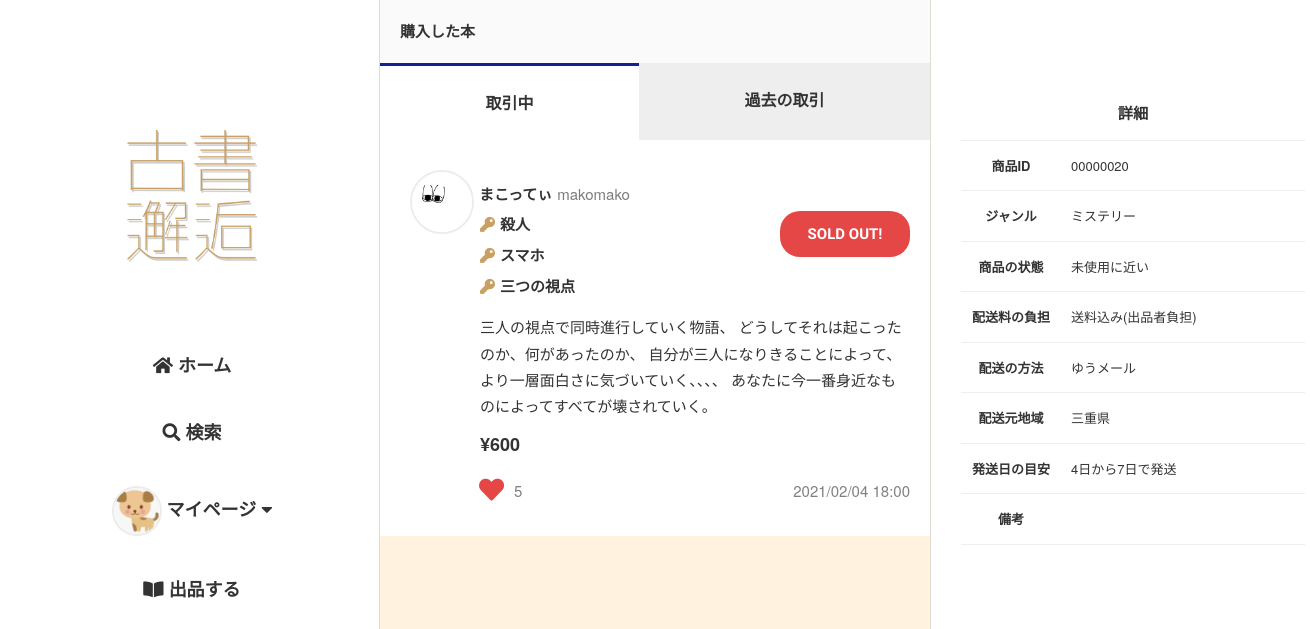
The app's page /mypage/history/buy_in_progress (signed in) with its own data.
### flmapp/models/user.py (models this page shows, shortened)
class User(UserMixin, db.Model):
    __tablename__ = 'User'
    __table_args__ = (CheckConstraint('update_at >= create_at'),)
    User_id = db.Column(db.Integer, primary_key=True)
    user_code = db.Column(db.String(64), unique=True, index=True, nullable=False)
    username = db.Column(db.String(64), index=True, nullable=False)
    email = db.Column(db.String(64), unique=True, index=True, nullable=False)
    password_hash = db.Column(db.String(128), nullable=False)
    picture_path = db.Column(db.Text, default='default.jpeg', nullable=False)
    prof_comment = db.Column(db.Text)
    default_ShippingAddress_id = db.Column(db.Integer, db.ForeignKey('ShippingAddress.ShippingAddress_id'))
    default_pay_way = db.Column(db.Integer, default=1, nullable=False)
    default_Credit_id = db.Column(db.Integer, db.ForeignKey('Credit.Credit_id'))
    is_active = db.Column(db.Boolean, default=True, nullable=True)
    create_at = db.Column(db.DateTime, default=datetime.now, nullable=False)
    update_at = db.Column(db.DateTime, default=datetime.now, nullable=False)
    def get_id(self):
        return (self.User_id)
    @property
    def password(self):
        raise AttributeError('パスワードは読み取り可能な属性ではありません。')

### flmapp/models/trade.py (models this page shows, shortened)
class Sell(db.Model):
    __tablename__ = 'Sell'
    __table_args__ = (CheckConstraint('update_at >= create_at'),)
    Sell_id = db.Column(db.Integer, primary_key=True)
    User_id = db.Column(db.Integer, db.ForeignKey('User.User_id'), nullable=False)
    sell_title = db.Column(db.String(255), nullable=False)
    key1 = db.Column(db.String(255), nullable=False)
    key2 = db.Column(db.String(255), nullable=False)
    key3 = db.Column(db.String(255), nullable=False)
    sell_comment = db.Column(db.Text, nullable=False)
    price = db.Column(db.Integer, nullable=False)
    item_picture_path = db.Column(db.Text, default='default.png', nullable=False)
    genre = db.Column(EnumType(enum_class=Genre), nullable=False)
    item_state = db.Column(EnumType(enum_class=Item_state), nullable=False)
    postage = db.Column(EnumType(enum_class=Postage), nullable=False)
    send_way = db.Column(EnumType(enum_class=Send_way), nullable=False)
    consignor = db.Column(db.String(64), nullable=False)
    schedule = db.Column(EnumType(enum_class=Schedule), nullable=False)
    remarks = db.Column(db.Text)
    deal_status = db.Column(EnumType(enum_class=Deal_status),default=Deal_status(1), nullable=False)
    sell_flg = db.Column(db.Boolean,default=True, nullable=False)
    is_active = db.Column(db.Boolean,default=True, nullable=False)
    has_sent = db.Column(db.Boolean,default=False, nullable=False)
    has_got = db.Column(db.Boolean,default=False, nullable=False)
    create_at = db.Column(db.DateTime,default=datetime.now, nullable=False)
    update_at = db.Column(db.DateTime,default=datetime.now, nullable=False)
    user = db.relationship('User', backref='sell', lazy='joined', uselist=False)

### flmapp/views/history.py (the view)
@bp.route('/buy_in_progress', methods=['GET', 'POST'])
@login_required
def buy_in_progress():
    user_id = current_user.get_id()
    next_url = prev_url = items = None
    page = request.args.get('page', 1, type=int)
    posts = Buy.buy_join_sell_deal_status_page(user_id, 2, page)
    next_url = url_for('history.buy_in_progress', page=posts.next_num) if posts.has_next else None
    prev_url = url_for('history.buy_in_progress', page=posts.prev_num) if posts.has_prev else None
    items = posts.items
    liked_list = []
    if None in items:
        items = []
        next_url = None
        prev_url = None
    if current_user.is_authenticated:
        for item in items:
            liked = Likes.liked_exists(item.Sell_id)
            if liked:
                liked_list.append(item.Sell_id)
    return render_template('history/buy_history.html', items=items, next_url=next_url, prev_url=prev_url, liked_list=liked_list)

### flmapp/templates/history/buy_history.html (shortened to what this page needs)
{% extends "base02.html" %}
{%block head %}
<link rel="stylesheet" href="{{ url_for('static', filename='css/history/history.css')}}">
{% endblock%}
{% block content %}
<h2 class="mypage-tab-head">購入した本</h2>
<div class="mypage-tabs">
    <h3>
        <a class="mp-a" href="{{url_for('history.buy_in_progress')}}">取引中</a>
    </h3>
    <h3>
        <a class="mp-a" href="{{url_for('history.buy_completed')}}">過去の取引</a>
    </h3>
</div>
{% for item in items %}
<article class="item-wrap h-item-wrap">
    <a href="{{url_for('item.itemdata', item_id=item.Sell_id)}}">
        <object><a class="u-box" href="{{url_for('user.userdata', user_code=item.user.user_code)}}">
            <img class="u-icon" src="{{url_for('static', filename='user_image/' + item.user.picture_path)}}">
            <p class="u-name">{{ item.user.username }}</p>
            <p class="u-code">{{ item.user.user_code }}</p>
        </a></object>
        <div class="i-content-area">
            <div class="k-s-box">
                <div class="i-key">
                    <p><i class="fas fa-key"></i>{{ item.key1 }}</p>
                    <p><i class="fas fa-key"></i>{{ item.key2 }}</p>
                    <p><i class="fas fa-key"></i>{{ item.key3 }}</p>
                </div>
                {% if item.deal_status.value == 2 or item.deal_status.value == 3 %}
                    <div class="sold">
                        <p>SOLD OUT!</p>
                    </div>
                {% endif %}
            </div>
            <div class="i-comm"><p>{{ item.sell_comment }}</p></div>
        </div>
        <p><span class="i-price">¥{{ item.price }}</span></p>
        <div class="i-fotter">
            {% include "like.html" %}
            <p>{{ item.create_at.strftime('%Y/%m/%d %H:%M') }}</p>
        </div>
    </a>
</article>
{% endfor %}
{% endblock %}
{% block content2 %}
{% for item in items %}
<div class="t-wrap">
    <table>
        <tr><th colspan="2"><h3>詳細</h3></th></tr>
        <tr>
            <th>商品ID</th>
            <td>{{ '%08d' % item.Sell_id }}</td>
        </tr>
        <tr>
            <th>ジャンル</th>
            <td>
                {{ item.genre.name }}
            </td>
        </tr>
        <tr>
            <th>商品の状態</th>
            <td>{{ item.item_state.name }}</td>
        </tr>
        <tr>
            <th>配送料の負担</th>
            <td>{{ item.postage.name }}</td>
        </tr>
        <tr>
            <th>配送の方法</th>
            <td>{{ item.send_way.name }}</td>
        </tr>
        <tr>
            <th>配送元地域</th>
            <td>{{ item.consignor }}</td>
        </tr>
        <tr>
            <th>発送日の目安</th>
            <td>{{ item.schedule.name }}</td>
        </tr>
        <tr>
            <th>備考</th>
            <td>{{ item.remarks }}</td>
        </tr>
    </table>
</div>
{% endfor %}
{% endblock %}

### flmapp/templates/base02.html (shortened to what this page needs)
<!DOCTYPE html>
<html lang="ja">
    <head>
        <link rel="stylesheet" href="https://use.fontawesome.com/releases/v5.15.1/css/all.css">
        <link rel="stylesheet" type="text/css" href="{{ url_for('static', filename='css/sanitize.css')}}">
        <link rel="stylesheet" type="text/css" href="{{ url_for('static', filename='css/global.css')}}">
        <link rel="stylesheet" type="text/css" href="{{ url_for('static', filename='css/kosho-flame.css')}}">
        <link rel="stylesheet" type="text/css" href="{{ url_for('static', filename='css/common2.css')}}">
        <link rel="stylesheet" href="{{ url_for('static', filename='css/login_required_modal.css')}}">
        <link rel="stylesheet" href="{{ url_for('static', filename='css/logout_modal.css')}}">
        <link rel="stylesheet" href="{{ url_for('static', filename='css/like.css')}}">
        <link rel="stylesheet" href="{{ url_for('static', filename='css/follow.css')}}">
        <link rel="stylesheet" href="{{ url_for('static', filename='css/item.css')}}">
        {%block head %}{% endblock%}
    </head>
    <body>
        <div class="wrap">
            <header>
                <div class="h-wrap">
                    <h1><img src="{{ url_for('static', filename='images/logo.png')}}" alt="ロゴ"></h1>
                    <nav>
                        <ul>
                            <li><a id="home" href="{{url_for('route.home')}}">
                                <i class="fas fa-home"></i>
                                ホーム
                            </a></li>
                            <li><a href="{{url_for('search.item')}}">
                                <i class="fas fa-search"></i>
                                検索
                            </a></li>
                            {% if current_user.is_authenticated %}
                                <li>
                                    <label for="check1" class="accordion-open">
                                        <img class="u-icon" src="{{url_for('static', filename='user_image/' + current_user.picture_path)}}">
                                        マイページ
                                        <i class="fas fa-caret-down"></i>
                                    </label>
                                </li>
                            {% else %}
                                <li><a href="{{url_for('auth.login')}}">
                                    ログイン
                                </a></li>
                            {% endif %}
                            <li><a href="{{url_for('sell.sell')}}">
                                <i class="fas fa-book-open"></i>
                                出品する
                            </a></li>
                        </ul>
                    </nav>
                </div>
            </header>
            <div class="container">
                {% block content %}
                {% endblock %}
            </div>
            <div class="r-content">
                <div class="r-wrap">
                    {% block content2 %}
                    {% endblock %}
                </div>
            </div>
        </div>
    </body>
</html>

### flmapp/templates/like.html (shortened to what this page needs)
<div class="like-wrap">
    <form method="POST" action="{{url_for('ajax.like_ajax')}}">
        {% if item.Sell_id in liked_list %}
            <button id="like" name="like-{{ item.Sell_id }}"><i class="fas fa-lg fa-heart like-btn"></i></button>
        {% else %}
            <button id="like" name="like-{{ item.Sell_id }}"><i class="far fa-lg fa-heart unlike-btn"></i></button>
        {% endif %}
    </form>
    <p name="{{ item.Sell_id }}-likecount" class="count">{{ likes_count(item.Sell_id) }}</p>
</div>

### records on screen
User: picture_path (picture)
Sell: picture_path (picture), user.username "まこってぃ", user.user_code "makomako", key1 "殺人", key2 "スマホ", key3 "三つの視点", deal_status "SOLD OUT!", sell_comment "三人の視点で同時進行していく物語、 どうしてそれは起こったのか、何があったのか、 自分が三人になりきることによって、 より一層面白さに気づいていく、、、、 あなたに今一番身近なものによってすべてが壊されていく。", price "600", genre "5", create_at "2021/02/04 18:00", Sell_id "00000020", genre.name "ミステリー", item_state.name "未使用に近い", postage.name "送料込み(出品者負担)", send_way.name "ゆうメール", consignor "三重県", schedule.name "4日から7日で発送"
